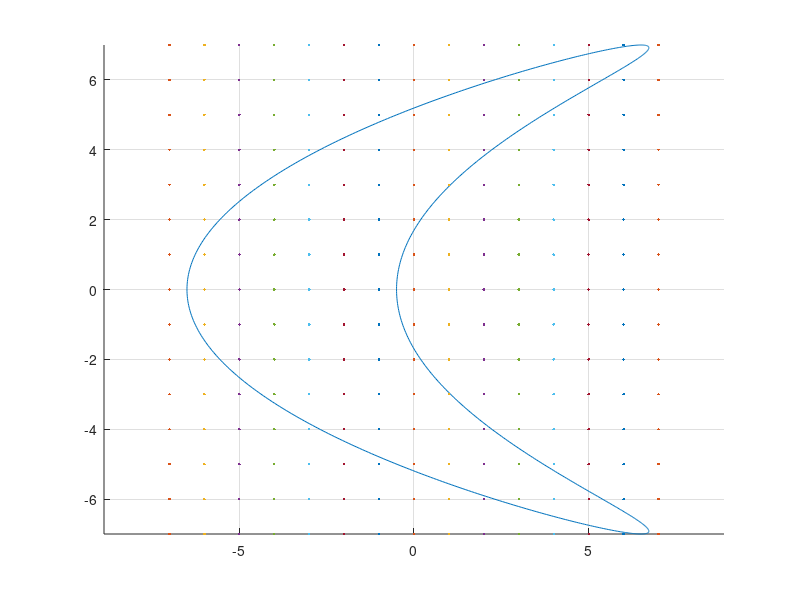

This chart was generated by the following MATLAB code:
%% Application of the Divergence Theorem

clear
close all
clc

% parameterized curve (can be any parameterized curve)
N = 900;
tt = linspace(0,2*pi,N);
dt = tt(2)-tt(1);
x = 1.5 + 3*sin(tt) + 5*cos(2*tt);
y = 7*cos(tt);
s = [x;y];

% number of points in the polygon
aa = round(max([x y])); % grid size (aa x aa)
[xx,yy] = meshgrid(linspace(-aa,aa,2*aa+1)); % formation of the grid
[inside,on] = inpolygon(xx,yy,x,y); % matlab point-in-polygon algorithm

% % area enclosed by the curve
% xx2 = @(y) -7/2+3*sqrt(1-y.^2/49)+10*y.^2/49;
% xx1 = @(y) -7/2-3*sqrt(1-y.^2/49)+10*y.^2/49;
% area = integral(@(y)xx2(y)-xx1(y),-7,7);

% unit tangent and outward unit normal
dxdt = 3*cos(tt)-10*sin(2*tt); % derivative of x-component
dydt = -7*sin(tt); % derivative of y-component
t = [dxdt;dydt]... % unit tangent
     ./vecnorm([dxdt;dydt]);
n = [-dydt;dxdt]./vecnorm([dxdt;dydt]); % unit normal

% vector field
ds = sqrt(dxdt.^2+dydt.^2)*dt; % arc length
in = 0; % initialization of inside points
out = 0; % initilization of outside points
Flux = zeros(2*aa+1); % matrix to store Flux values

% % debugging code
% a = -1;
% b = 0;
% q = 1;
% E1x = q*(x-a)./((x-a).^2+(y-b).^2)/(2*pi);
% E1y = q*(y-b)./((x-a).^2+(y-b).^2)/(2*pi);
% E1 = [E1x;E1y];
% Flux1 = dot(E1,n)*ds';

% iterate over each grid point and compute the flux through the surface
for j = 1:2*aa+1
    for k = 1:2*aa+1
        q = 2*pi; % define charge with value of 2pi
        E = q.*(s-[xx(1,k);yy(j,1)])... % E field eval. at s when q = (xx(1,j),yy(k,1))
            ./(2*pi*vecnorm(s-[xx(1,k);yy(j,1)]).^2);
        Flux(j,k)= dot(E,n)*ds'; % Flux of E (2*pi*winding number)
        if abs(Flux(j,k)) > q/2 
            in = in + 1; % flux inside = q
        else
            out = out + 1; % flux outside = 0
        end
    end
end

disp(['Points inside the curve (algorithm) = ',num2str(in)]);
disp(['Points inside the curve (MATLAB) = ',num2str(numel(yy(inside)))]);
disp(['Points outside the curve = ',num2str(out)]);
 
figure
hold on
grid on
plot(x,y); % plot of the curve
plot(xx,yy,'.'); % plot of the vector field
% plot(xx1(yy),yy,'ro'); % plot of left half of curve
% plot(xx2(yy),yy,'ro'); % plot of right half of curve
% quiver(x,y,n(1,:),n(2,:)); % unit normal
% quiver(x,y,t(1,:),t(2,:)); % unit tangent
% quiver(x,y,E1(1,:),E1(2,:),'color','k'); % electric field evaluated on the curve
axis equal